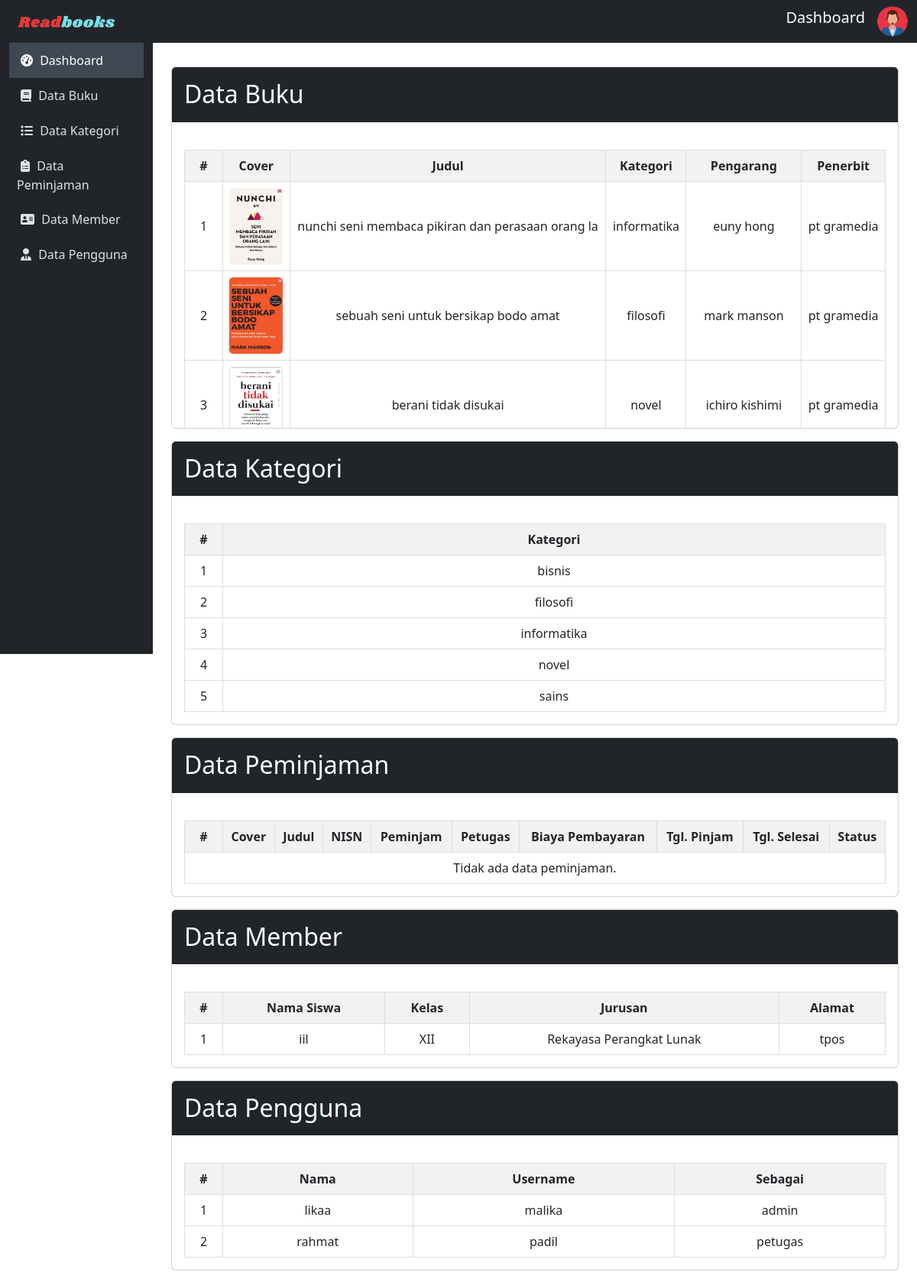
The app's page /admin/index.php with its own data.
### tables this page shows
CREATE TABLE `buku` (
  `cover` varchar(250) NOT NULL,
  `id_buku` varchar(10) NOT NULL,
  `judul` varchar(50) NOT NULL,
  `kategori` varchar(50) NOT NULL,
  `pengarang` varchar(50) NOT NULL,
  `penerbit` varchar(50) NOT NULL,
  `thn_terbit` date NOT NULL,
  `jml_halaman` int(10) NOT NULL,
  `deskripsi` varchar(250) NOT NULL,
  `isi_buku` varchar(250) NOT NULL
);

CREATE TABLE `kategori_buku` (
  `kategori` varchar(50) NOT NULL
);

CREATE TABLE `member` (
  `nisn` varchar(10) NOT NULL,
  `nama` varchar(50) NOT NULL,
  `password` varchar(50) NOT NULL,
  `kelas` varchar(50) NOT NULL,
  `jurusan` varchar(50) NOT NULL,
  `alamat` varchar(50) NOT NULL
);

CREATE TABLE `user` (
  `id` int(10) NOT NULL,
  `nama` varchar(50) NOT NULL,
  `username` varchar(50) NOT NULL,
  `password` varchar(50) NOT NULL,
  `no_telp` varchar(50) NOT NULL,
  `sebagai` varchar(50) NOT NULL
);

### config/config.php (called while the page is built, shortened)
<?php
$host = "127.0.0.1";
$username = "root";
$password = "";
$database_name = "ukk_alika";
$connection = mysqli_connect($host, $username, $password, $database_name);
function queryReadData($dataKategori)
{
  global $connection;
  $result = mysqli_query($connection, $dataKategori);
  $items = [];
  while ($item = mysqli_fetch_assoc($result)) {
    $items[] = $item;
  }
  return $items;
}
?>

### admin/index.php (the view, shortened to what this page needs)
<?php
include "../config/config.php";
$databuku = queryReadData("SELECT * FROM buku order by id_buku DESC");
$datakategori = queryReadData("SELECT * FROM kategori_buku order by kategori ASC");
$datasiswa = queryReadData("SELECT * FROM member order by nama, jurusan, kelas ASC");
$datapengguna = queryReadData("SELECT * FROM user order by sebagai, nama ASC");
$peminjaman = queryReadData("SELECT peminjaman.id, peminjaman.id_buku, buku.cover, buku.judul, peminjaman.nisn, member.nama, user.username, peminjaman.tgl_pinjam, peminjaman.tgl_kembali, peminjaman.status, peminjaman.harga
FROM peminjaman
INNER JOIN buku ON peminjaman.id_buku = buku.id_buku
INNER JOIN member ON peminjaman.nisn = member.nisn
INNER JOIN user ON peminjaman.id_user = user.id
order by peminjaman.status ASC");
?>
<!DOCTYPE html>
<html lang="en">
<head>
    <link href="https://cdn.jsdelivr.net/npm/bootstrap@5.3.2/dist/css/bootstrap.min.css" rel="stylesheet">
</head>
<body>
    <nav class="navbar navbar-expand-lg navbar-dark sticky-top">
        <div class="container-fluid">
            <a class="navbar-brand" href="index.php"><img src="../assets/readbook.png" width="150px"></a>
            <div class="collapse navbar-collapse" id="mynavbar">
                <ul class="navbar-nav ms-auto">
                    <li class="nav-item text-center">
                        <span class="navbar-brand">Dashboard</span>
                    </li>
                    <li class="nav-item">
                        <i id="profile-icon" class="bi bi-person-circle text-light" data-bs-toggle="dropdown">
                            <img src="../assets/adminLogo.png" alt="Avatar Logo" style="width:40px;" class="rounded-pill"></i>
                    </li>
                </ul>
            </div>
        </div>
    </nav>
    <div class="container-fluid">
        <div class="row">
            <nav id="sidebar" class="col-md-3 col-lg-2 d-md-block position-fixed vh-100">
                <div class="position-sticky">
                    <ul class="nav flex-column">
                        <li class="nav-item">
                            <a class="nav-link active" href="index.php">
                               <i class="fa fa-dashboard" style="margin: 5px;"></i>
                                Dashboard
                            </a>
                        </li>
                        <li class="nav-item">
                            <a class="nav-link" href="buku/data-buku.php">
                            <i class="fa fa-book" style="margin: 5px;"></i>
                                Data Buku
                            </a>
                        </li>
                        <li class="nav-item">
                            <a class="nav-link" href="kategori/data-kategori.php">
                            <i class="fa fa-list" style="margin: 5px;"></i>
                                Data Kategori
                            </a>
                        </li>
                        <li class="nav-item">
                            <a class="nav-link" href="peminjaman/data-peminjaman.php">
                            <i class="fas fa-clipboard-list" style="margin: 5px;"></i>
                                Data Peminjaman
                            </a>
                        </li>
                        <li class="nav-item">
                            <a class="nav-link" href="member/data-member.php">
                            <i class="fa fa-address-card" style="margin: 5px;"></i>
                                Data Member
                            </a>
                        </li>
                        <li class="nav-item">
                            <a class="nav-link" href="akun/pengguna.php">
                            <i class="fas fa-user-tie" style="margin: 5px;"></i>
                                Data Pengguna
                            </a>
                        </li>
                    </ul>
                </div>
            </nav>
            <main id="content" class="col-md-9 ms-sm-auto col-lg-10 px-md-4">
                        <div class="card mt-3">
                            <div class="card-header bg-dark text-white">
                                <h2 class="mt-2">Data Buku</h2>
                            </div>
                            <div class="card-body scrollable-card">
                                <table>
                                    <thead>
                                        <tr class="text-center">
                                            <th style="width:50px;">#</th>
                                            <th>Cover</th>
                                            <th>Judul</th>
                                            <th>Kategori</th>
                                            <th>Pengarang</th>
                                            <th>Penerbit</th>
                                        </tr>
                                    </thead>
                                    <tbody>
                                        <?php
                                        $no = 1;
                                        foreach ($databuku as $item) : ?>
                                            <tr>
                                                <td style="width:50px;"><?= $no++; ?></td>
                                                <td><img src="../assets/imgDB/<?= $item['cover']; ?>" alt="" width="70px" height="100px" style="border-radius: 5px;"></td>
                                                <td><?= $item["judul"]; ?></td>
                                                <td><?= $item["kategori"]; ?></td>
                                                <td><?= $item["pengarang"]; ?></td>
                                                <td><?= $item["penerbit"]; ?></td>
                                            </tr>
                                        <?php endforeach; ?>
                                    </tbody>
                                </table>
                            </div>
                        </div>
                        <div class="card mt-3">
                            <div class="card-header bg-dark text-white">
                                <h2 class="mt-2">Data Kategori</h2>
                            </div>
                            <div class="card-body scrollable-card">
                                <table>
                                    <thead>
                                        <tr>
                                            <th style="width:50px;">#</th>
                                            <th>Kategori</th>
                                        </tr>
                                    </thead>
                                    <tbody>
                                        <?php
                                        $no = 1;
                                        foreach ($datakategori as $item) :
                                        ?>
                                            <tr>
                                                <td style="width:50px;"><?= $no++; ?></td>
                                                <td><?= $item["kategori"]; ?></td>
                                            </tr>
                                        <?php endforeach; ?>
                                    </tbody>
                                </table>
                            </div>
                        </div>
                        <div class="card mt-3">
                            <div class="card-header bg-dark text-white">
                                <h2 class="mt-2">Data Peminjaman</h2>
                            </div>
                            <div class="card-body scrollable-card">
                                <table>
                                    <thead>
                                        <tr>
                                            <th style="width:50px;">#</th>
                                            <th>Cover</th>
                                            <th>Judul</th>
                                            <th>NISN</th>
                                            <th>Peminjam</th>
                                            <th>Petugas</th>
                                            <th>Biaya Pembayaran</th>
                                            <th>Tgl. Pinjam</th>
                                            <th>Tgl. Selesai</th>
                                            <th>Status</th>
                                        </tr>
                                    </thead>
                                    <tbody>
                                        <?php
                                        $no = 1;
                                        if (isset($peminjaman) && is_array($peminjaman) && count($peminjaman) > 0) {
                                            foreach ($peminjaman as $item) :
                                        ?>
                                                <tr>
                                                    <td style="width:50px;"><?= $no++; ?></td>
                                                    <td><img src="../assets/imgDB/<?= $item['cover']; ?>" alt="" width="70px" height="100px" style="border-radius: 5px;"></td>
                                                    <td><?= $item['judul']; ?></td>
                                                    <td><?= $item['nisn']; ?></td>
                                                    <td><?= $item['nama']; ?></td>
                                                    <td><?= $item['username']; ?></td>
                                                    <td><?= $item['harga']; ?></td>
                                                    <td><?= $item['tgl_pinjam']; ?></td>
                                                    <td><?= $item['tgl_kembali']; ?></td>
                                                    <td><?php
                                                        $statusClass = '';
                                                        if ($item['status'] == 0) {
                                                            $statusText = 'Menunggu Persetujuan';
                                                            $statusClass = 'text-warning';
                                                        } elseif ($item['status'] == 1) {
                                                            $statusText = 'Telah Disetujui';
                                                            $statusClass = 'text-primary';
                                                        } elseif ($item['status'] == 2) {
                                                            $statusText = 'Tidak Disetujui';
                                                            $statusClass = 'text-danger';
                                                        } else {
                                                            $statusText = 'Telah Dinonaktifkan';
                                                            $statusClass = 'text-secondary';
                                                        }
                                                        ?>
                                                        <span class="<?php echo $statusClass; ?>"><?php echo $statusText; ?></span>
                                                    </td>
                                                </tr>
                                        <?php endforeach;
                                        } else {
                                            echo '<tr><td colspan="10">Tidak ada data peminjaman.</td></tr>';
                                        } ?>
                                    </tbody>
                                </table>
                            </div>
                        </div>
                        <div class="card mt-3">
                            <div class="card-header bg-dark text-white">
                                <h2 class="mt-2">Data Member</h2>
                            </div>
                            <div class="card-body scrollable-card">
                                <table>
                                    <thead>
                                        <tr>
                                            <th style="width:50px;">#</th>
                                            <th>Nama Siswa</th>
                                            <th>Kelas</th>
                                            <th>Jurusan</th>
                                            <th>Alamat</th>
                                        </tr>
                                    </thead>
                                    <tbody>
                                        <?php
                                        $no = 1;
                                        foreach ($datasiswa as $item) :
                                        ?>
                                            <tr>
                                                <td style="width:50px;"><?= $no++; ?></td>
                                                <td><?= $item["nama"]; ?></td>
                                                <td><?= $item["kelas"]; ?></td>
                                                <td><?= $item["jurusan"]; ?></td>
                                                <td><?= $item["alamat"]; ?></td>
                                            </tr>
                                        <?php endforeach; ?>
                                    </tbody>
                                </table>
                            </div>
                        </div>
                <div class="card mt-3">
                    <div class="card-header bg-dark text-white">
                        <h2 class="mt-2">Data Pengguna</h2>
                    </div>
                    <div class="card-body scrollable-card">
                        <table>
                            <thead>
                                <tr>
                                    <th style="width:50px;">#</th>
                                    <th>Nama</th>
                                    <th>Username</th>
                                    <th>Sebagai</th>
                                </tr>
                            </thead>
                            <tbody>
                                <?php
                                $no = 1;
                                foreach ($datapengguna as $item) :
                                ?>
                                    <tr>
                                        <td style="width:50px;"><?= $no++; ?></td>
                                        <td><?= $item['nama']; ?></td>
                                        <td><?= $item['username']; ?></td>
                                        <td><?= $item['sebagai']; ?></td>
                                    </tr>
                                <?php endforeach; ?>
                            </tbody>
                        </table>
                    </div>
                </div>
            </main>
        </div>
    </div>
</body>
</html>

### records on screen
buku: cover (picture), judul "nunchi seni membaca pikiran dan perasaan orang la", kategori "informatika", pengarang "euny hong", penerbit "pt gramedia"
buku: cover (picture), judul "sebuah seni untuk bersikap bodo amat", kategori "filosofi", pengarang "mark manson", penerbit "pt gramedia"
buku: cover (picture), judul "berani tidak disukai", kategori "novel", pengarang "ichiro kishimi", penerbit "pt gramedia"
kategori_buku: kategori "bisnis"
kategori_buku: kategori "filosofi"
kategori_buku: kategori "informatika"
kategori_buku: kategori "novel"
kategori_buku: kategori "sains"
member: nama "iil", kelas "XII", jurusan "Rekayasa Perangkat Lunak", alamat "tpos"
user: nama "likaa", username "malika", sebagai "admin"
user: nama "rahmat", username "padil", sebagai "petugas"
